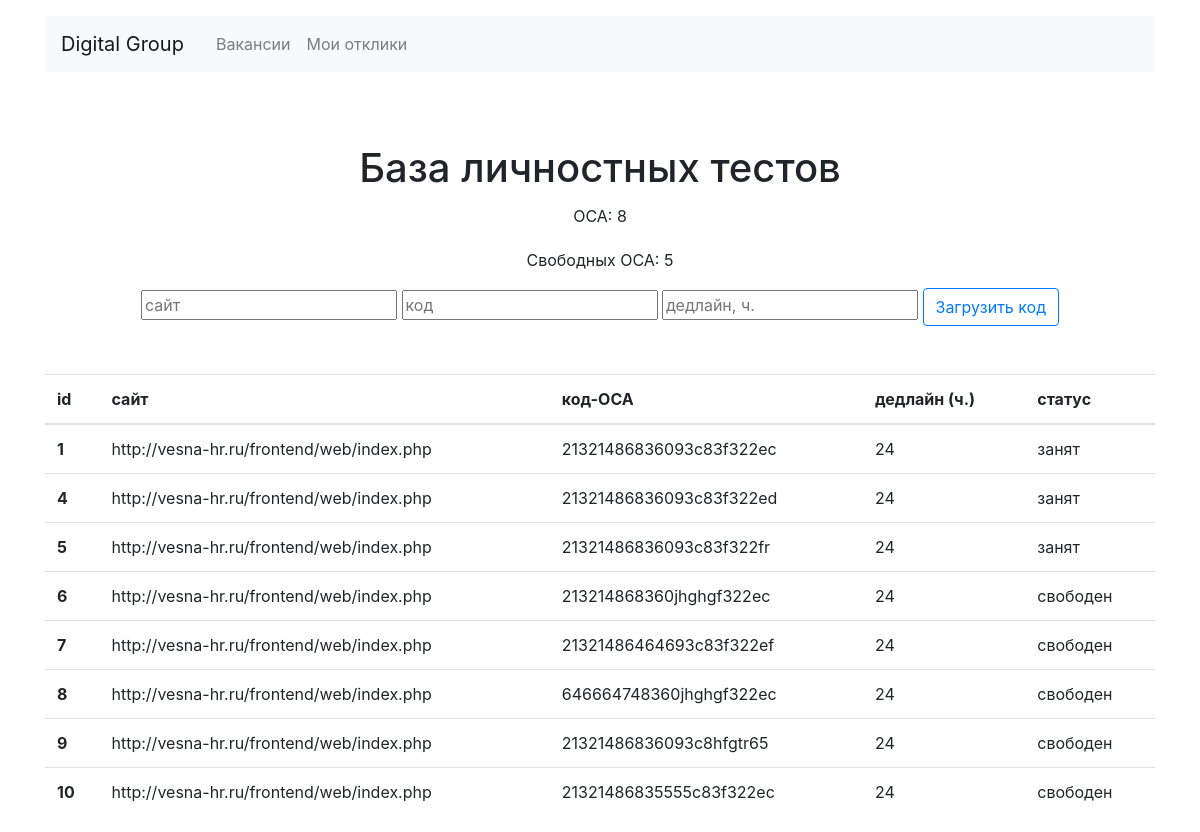
The page /hrs/OSA_hr/ on the database its author committed.
### vacancies/models.py (models this page shows, shortened)
class Osa(models.Model):
    sait = models.CharField(max_length=128)
    code = models.CharField(max_length=128, unique=True)
    deadline = models.IntegerField(default=24)
    status = models.ForeignKey(Status_Osa, on_delete=models.CASCADE, related_name="status_osa")

class Status_Osa(models.Model):
    code = models.CharField(max_length=128)
    title = models.CharField(max_length=128)

### hrs/views.py (the view)
# urls.py: path('OSA_hr/', ListOsaView.as_view(), name="OSA-hr"),
class ListOsaView(ListView):
    model = Osa
    template_name = "hrs/osa_list.html"
    def get_context_data(self, **kwargs):
        context = super(ListOsaView, self).get_context_data(**kwargs)
        context["free"] = len(Osa.objects.filter(status__id="1"))
        context["object_list"] = Osa.objects.all()
        context["kol"] = len(Osa.objects.all())-1
        return context

### hrs/templates/hrs/osa_list.html (shortened to what this page needs)
<!DOCTYPE html>
<html lang="ru">
<head>
  <link rel="stylesheet" href="https://stackpath.bootstrapcdn.com/bootstrap/4.3.1/css/bootstrap.min.css">
</head>
<body>
    <header class="container mt-3">
    <nav class="navbar navbar-expand-lg navbar-light bg-light">
      <a class="navbar-brand mr-4" href="{% url 'home' %}">Digital Group</a>
      <div class="collapse navbar-collapse justify-content-between" id="navbarNav">
        <ul class="navbar-nav col-10">
          <li class="nav-item">
            <a class="nav-link" href="{% url 'vacancies' %}">Вакансии</a>
          </li>
          <li class="nav-item">
            <a class="nav-link" href="{% url 'applications' %}">Мои отклики</a>
          </li>
        </ul>
      </div>
    </nav>
  </header>
  <main class="container mt-3">
    <section>
      <h1 class="h1 text-center mx-auto mt-4 pt-5">База личностных тестов</h1>
      <p class="text-center pt-1">ОСА: {{kol}}</p>
      <p class="text-center pt-1">Свободных ОСА: {{free}}</p>
      <form action="{% url 'create-osa' %}" method="post" class="text-center mt-2 mb-3 mb-5" enctype="multipart/form-data">
        <input type="text" name="sait" placeholder="сайт">
        <input type="text" name="code" placeholder="код">
        <input type="text" name="deadline" placeholder="дедлайн, ч.">
        <a href="{% url 'create-osa' %}">
          <input type="submit" class="btn btn-outline-primary aligned-center" value="Загрузить код">
        </a>
      </form>
      <table class="table table-hover">
        <thead>
          <tr>
            <th scope="col">id</th>
            <th scope="col">сайт</th>
            <th scope="col">код-ОСА</th>
            <th scope="col">дедлайн (ч.)</th>
            <th scope="col">статус</th>
          </tr>
        </thead>
        <tbody>
        {% for obj in object_list %}
          {% if obj.id != 0 %}
          <tr>
            <th scope="row">{{obj.id}}</th>
            <td>{{obj.sait}}</td>
            <td>{{obj.code}}</td>
            <td>{{obj.deadline}}</td>
            <td>{{obj.status.title}}</td>
          </tr>
          {% endif %}
        {% endfor %}
        </tbody>
      </table>
    </section>
  </main>
</body>
</html>

### rows shown on the page
Osa: id "1", sait "http://vesna-hr.ru/frontend/web/index.php", code "21321486836093c83f322ec", deadline "24", status "занят"
Osa: id "4", sait "http://vesna-hr.ru/frontend/web/index.php", code "21321486836093c83f322ed", deadline "24", status "занят"
Osa: id "5", sait "http://vesna-hr.ru/frontend/web/index.php", code "21321486836093c83f322fr", deadline "24", status "занят"
Osa: id "6", sait "http://vesna-hr.ru/frontend/web/index.php", code "213214868360jhghgf322ec", deadline "24", status "свободен"
Osa: id "7", sait "http://vesna-hr.ru/frontend/web/index.php", code "21321486464693c83f322ef", deadline "24", status "свободен"
Osa: id "8", sait "http://vesna-hr.ru/frontend/web/index.php", code "646664748360jhghgf322ec", deadline "24", status "свободен"
Osa: id "9", sait "http://vesna-hr.ru/frontend/web/index.php", code "21321486836093c8hfgtr65", deadline "24", status "свободен"
Osa: id "10", sait "http://vesna-hr.ru/frontend/web/index.php", code "21321486835555c83f322ec", deadline "24", status "свободен"

### other values the page prints
{{ kol }} "8"
{{ free }} "5"
